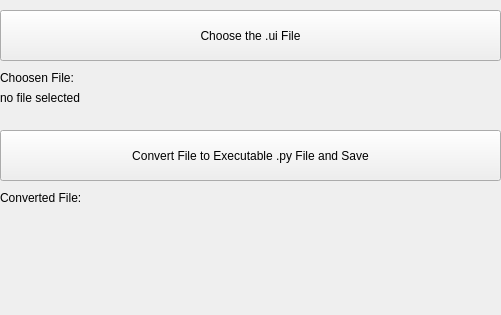
<?xml version="1.0" encoding="UTF-8"?>
<ui version="4.0">
 <class>Form</class>
 <widget class="QWidget" name="Form">
  <property name="geometry">
   <rect>
    <x>0</x>
    <y>0</y>
    <width>501</width>
    <height>315</height>
   </rect>
  </property>
  <property name="windowTitle">
   <string>Form</string>
  </property>
  <widget class="QPushButton" name="pushButton_choose">
   <property name="geometry">
    <rect>
     <x>0</x>
     <y>10</y>
     <width>501</width>
     <height>51</height>
    </rect>
   </property>
   <property name="cursor">
    <cursorShape>PointingHandCursor</cursorShape>
   </property>
   <property name="text">
    <string>Choose the .ui File</string>
   </property>
  </widget>
  <widget class="QLabel" name="label">
   <property name="geometry">
    <rect>
     <x>0</x>
     <y>70</y>
     <width>291</width>
     <height>16</height>
    </rect>
   </property>
   <property name="text">
    <string>&lt;html&gt;&lt;head/&gt;&lt;body&gt;&lt;p&gt;&lt;span style=&quot; font-size:10pt;&quot;&gt;Choosen File:&lt;/span&gt;&lt;/p&gt;&lt;/body&gt;&lt;/html&gt;</string>
   </property>
  </widget>
  <widget class="QLabel" name="label_choosen_file">
   <property name="geometry">
    <rect>
     <x>0</x>
     <y>90</y>
     <width>501</width>
     <height>16</height>
    </rect>
   </property>
   <property name="text">
    <string>&lt;html&gt;&lt;head/&gt;&lt;body&gt;&lt;p&gt;no file selected&lt;/p&gt;&lt;/body&gt;&lt;/html&gt;</string>
   </property>
  </widget>
  <widget class="QPushButton" name="pushButton_convert">
   <property name="geometry">
    <rect>
     <x>0</x>
     <y>130</y>
     <width>501</width>
     <height>51</height>
    </rect>
   </property>
   <property name="cursor">
    <cursorShape>PointingHandCursor</cursorShape>
   </property>
   <property name="text">
    <string>Convert File to Executable .py File and Save</string>
   </property>
  </widget>
  <widget class="QLabel" name="label_file_2">
   <property name="geometry">
    <rect>
     <x>0</x>
     <y>190</y>
     <width>501</width>
     <height>16</height>
    </rect>
   </property>
   <property name="text">
    <string>&lt;html&gt;&lt;head/&gt;&lt;body&gt;&lt;p&gt;&lt;span style=&quot; font-size:10pt;&quot;&gt;Converted File:&lt;/span&gt;&lt;/p&gt;&lt;/body&gt;&lt;/html&gt;</string>
   </property>
  </widget>
  <widget class="QLabel" name="label_converted_file">
   <property name="geometry">
    <rect>
     <x>0</x>
     <y>210</y>
     <width>501</width>
     <height>16</height>
    </rect>
   </property>
   <property name="text">
    <string>&lt;html&gt;&lt;head/&gt;&lt;body&gt;&lt;p&gt;&lt;br/&gt;&lt;/p&gt;&lt;/body&gt;&lt;/html&gt;</string>
   </property>
  </widget>
  <widget class="QLabel" name="label_2">
   <property name="geometry">
    <rect>
     <x>0</x>
     <y>250</y>
     <width>501</width>
     <height>61</height>
    </rect>
   </property>
   <property name="font">
    <font>
     <pointsize>14</pointsize>
     <weight>75</weight>
     <bold>true</bold>
    </font>
   </property>
   <property name="toolTip">
    <string>&lt;html&gt;&lt;head/&gt;&lt;body&gt;&lt;p align=&quot;center&quot;&gt;&lt;br/&gt;&lt;/p&gt;&lt;/body&gt;&lt;/html&gt;</string>
   </property>
   <property name="layoutDirection">
    <enum>Qt::LeftToRight</enum>
   </property>
   <property name="text">
    <string/>
   </property>
   <property name="alignment">
    <set>Qt::AlignCenter</set>
   </property>
  </widget>
 </widget>
 <resources/>
 <connections/>
</ui>
